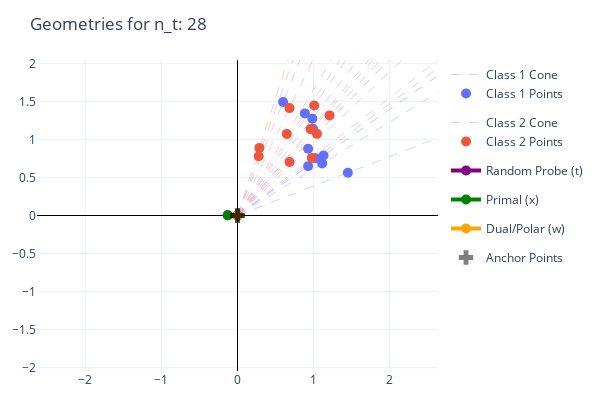
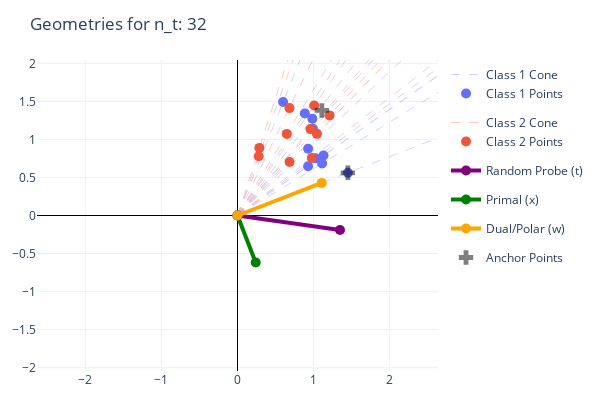
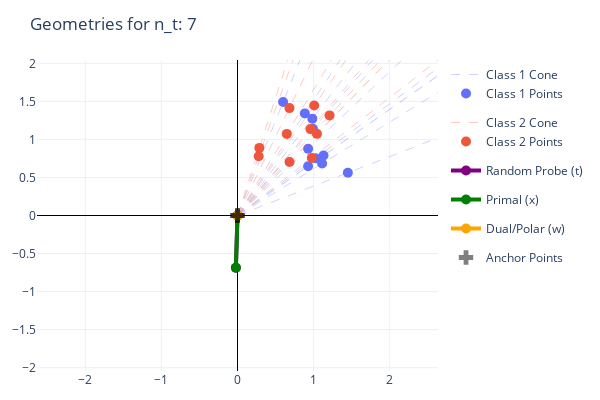
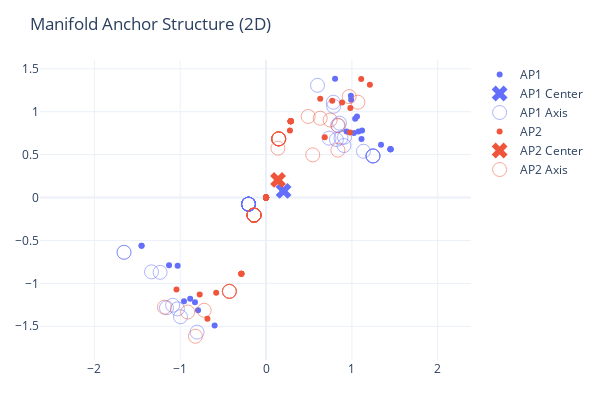

Notebook cell for these charts, in order:
### Code cell
print(f"Geometries: ")
for g in geometries:
    print(g)
for f in figs:
    f.show()

### Figure 1 — Plotly figure (JSON) as saved in the notebook; plotly's stock layout.template omitted (floating-point values rounded to 4 significant figures)
{"data": [{"hoverinfo": "skip", "legendgroup": "group0", "line": {"color": "#636EFA", "dash": "dash", "width": 1}, "mode": "lines", "name": "Class 1 Cone", "opacity": 0.3, "type": "scatter", "x": [0.0, 6.751, NaN, 0.0, 6.118, NaN, 0.0, 3.579, NaN, 0.0, 8.663, NaN, 0.0, 5.54, NaN, 0.0, 5.922, NaN, 0.0, 6.643, NaN, 0.0, 5.543, NaN, 0.0, 5.284, NaN, 0.0, 5.872, NaN], "y": [0.0, 4.712, NaN, 0.0, 4.494, NaN, 0.0, 8.906, NaN, 0.0, 3.352, NaN, 0.0, 3.86, NaN, 0.0, 6.81, NaN, 0.0, 4.079, NaN, 0.0, 5.239, NaN, 0.0, 8.016, NaN, 0.0, 7.603, NaN]}, {"legendgroup": "group0", "marker": {"color": "#636EFA", "size": 10}, "mode": "markers", "name": "Class 1 Points", "type": "scatter", "x": [1.13, 1.024, 0.5992, 1.45, 0.9275, 0.9915, 1.112, 0.9281, 0.8847, 0.9831], "y": [0.7889, 0.7523, 1.491, 0.5612, 0.6462, 1.14, 0.6828, 0.8771, 1.342, 1.273]}, {"hoverinfo": "skip", "legendgroup": "group1", "line": {"color": "#EF553B", "dash": "dash", "width": 1}, "mode": "lines", "name": "Class 2 Cone", "opacity": 0.3, "type": "scatter", "x": [0.0, 6.023, NaN, 0.0, 5.727, NaN, 0.0, 1.716, NaN, 0.0, 4.079, NaN, 0.0, 5.835, NaN, 0.0, 6.233, NaN, 0.0, 7.228, NaN, 0.0, 4.086, NaN, 0.0, 1.663, NaN, 0.0, 3.87, NaN], "y": [0.0, 8.634, NaN, 0.0, 6.781, NaN, 0.0, 5.305, NaN, 0.0, 8.43, NaN, 0.0, 4.523, NaN, 0.0, 6.408, NaN, 0.0, 7.856, NaN, 0.0, 4.194, NaN, 0.0, 4.657, NaN, 0.0, 6.406, NaN]}, {"legendgroup": "group1", "marker": {"color": "#EF553B", "size": 10}, "mode": "markers", "name": "Class 2 Points", "type": "scatter", "x": [1.008, 0.9588, 0.2873, 0.683, 0.9769, 1.044, 1.21, 0.684, 0.2785, 0.6479], "y": [1.446, 1.135, 0.8882, 1.411, 0.7573, 1.073, 1.315, 0.7021, 0.7797, 1.072]}, {"line": {"color": "purple", "width": 4}, "marker": {"color": "purple", "size": 10, "symbol": "circle"}, "mode": "lines+markers", "name": "Random Probe (t)", "type": "scatter", "x": [0.0, -0.1286], "y": [0.0, 0.002845]}, {"line": {"color": "green", "width": 4}, "marker": {"color": "green", "size": 10, "symbol": "circle"}, "mode": "lines+markers", "name": "Primal (x)", "type": "scatter", "x": [0.0, -0.1286], "y": [0.0, 0.00284]}, {"line": {"color": "orange", "width": 4}, "marker": {"color": "orange", "size": 10, "symbol": "circle"}, "mode": "lines+markers", "name": "Dual/Polar (w)", "type": "scatter", "x": [0.0, -8.628e-06], "y": [0.0, 4.88e-06]}, {"marker": {"color": "black", "opacity": 0.5, "size": 12, "symbol": "cross"}, "mode": "markers", "name": "Anchor Points", "type": "scatter", "x": [0.0, 0.0], "y": [0.0, 0.0]}], "layout": {"height": 400, "margin": {"b": 20, "l": 20, "r": 20, "t": 60}, "title": {"text": "Geometries for n_t: 28"}, "width": 600, "xaxis": {"range": [-1.991, 1.991], "zeroline": true, "zerolinecolor": "black", "zerolinewidth": 1}, "yaxis": {"range": [-1.991, 1.991], "scaleanchor": "x", "scaleratio": 1, "zeroline": true, "zerolinecolor": "black", "zerolinewidth": 1}}}

### Figure 2 — Plotly figure (JSON) as saved in the notebook; plotly's stock layout.template omitted (floating-point values rounded to 4 significant figures)
{"data": [{"hoverinfo": "skip", "legendgroup": "group0", "line": {"color": "#636EFA", "dash": "dash", "width": 1}, "mode": "lines", "name": "Class 1 Cone", "opacity": 0.3, "type": "scatter", "x": [0.0, 6.751, NaN, 0.0, 6.118, NaN, 0.0, 3.579, NaN, 0.0, 8.663, NaN, 0.0, 5.54, NaN, 0.0, 5.922, NaN, 0.0, 6.643, NaN, 0.0, 5.543, NaN, 0.0, 5.284, NaN, 0.0, 5.872, NaN], "y": [0.0, 4.712, NaN, 0.0, 4.494, NaN, 0.0, 8.906, NaN, 0.0, 3.352, NaN, 0.0, 3.86, NaN, 0.0, 6.81, NaN, 0.0, 4.079, NaN, 0.0, 5.239, NaN, 0.0, 8.016, NaN, 0.0, 7.603, NaN]}, {"legendgroup": "group0", "marker": {"color": "#636EFA", "size": 10}, "mode": "markers", "name": "Class 1 Points", "type": "scatter", "x": [1.13, 1.024, 0.5992, 1.45, 0.9275, 0.9915, 1.112, 0.9281, 0.8847, 0.9831], "y": [0.7889, 0.7523, 1.491, 0.5612, 0.6462, 1.14, 0.6828, 0.8771, 1.342, 1.273]}, {"hoverinfo": "skip", "legendgroup": "group1", "line": {"color": "#EF553B", "dash": "dash", "width": 1}, "mode": "lines", "name": "Class 2 Cone", "opacity": 0.3, "type": "scatter", "x": [0.0, 6.023, NaN, 0.0, 5.727, NaN, 0.0, 1.716, NaN, 0.0, 4.079, NaN, 0.0, 5.835, NaN, 0.0, 6.233, NaN, 0.0, 7.228, NaN, 0.0, 4.086, NaN, 0.0, 1.663, NaN, 0.0, 3.87, NaN], "y": [0.0, 8.634, NaN, 0.0, 6.781, NaN, 0.0, 5.305, NaN, 0.0, 8.43, NaN, 0.0, 4.523, NaN, 0.0, 6.408, NaN, 0.0, 7.856, NaN, 0.0, 4.194, NaN, 0.0, 4.657, NaN, 0.0, 6.406, NaN]}, {"legendgroup": "group1", "marker": {"color": "#EF553B", "size": 10}, "mode": "markers", "name": "Class 2 Points", "type": "scatter", "x": [1.008, 0.9588, 0.2873, 0.683, 0.9769, 1.044, 1.21, 0.684, 0.2785, 0.6479], "y": [1.446, 1.135, 0.8882, 1.411, 0.7573, 1.073, 1.315, 0.7021, 0.7797, 1.072]}, {"line": {"color": "purple", "width": 4}, "marker": {"color": "purple", "size": 10, "symbol": "circle"}, "mode": "lines+markers", "name": "Random Probe (t)", "type": "scatter", "x": [0.0, 1.347], "y": [0.0, -0.1897]}, {"line": {"color": "green", "width": 4}, "marker": {"color": "green", "size": 10, "symbol": "circle"}, "mode": "lines+markers", "name": "Primal (x)", "type": "scatter", "x": [0.0, 0.2392], "y": [0.0, -0.6182]}, {"line": {"color": "orange", "width": 4}, "marker": {"color": "orange", "size": 10, "symbol": "circle"}, "mode": "lines+markers", "name": "Dual/Polar (w)", "type": "scatter", "x": [0.0, 1.107], "y": [0.0, 0.4285]}, {"marker": {"color": "black", "opacity": 0.5, "size": 12, "symbol": "cross"}, "mode": "markers", "name": "Anchor Points", "type": "scatter", "x": [1.45, 1.109], "y": [0.5612, 1.381]}], "layout": {"height": 400, "margin": {"b": 20, "l": 20, "r": 20, "t": 60}, "title": {"text": "Geometries for n_t: 32"}, "width": 600, "xaxis": {"range": [-1.991, 1.991], "zeroline": true, "zerolinecolor": "black", "zerolinewidth": 1}, "yaxis": {"range": [-1.991, 1.991], "scaleanchor": "x", "scaleratio": 1, "zeroline": true, "zerolinecolor": "black", "zerolinewidth": 1}}}

### Figure 3 — Plotly figure (JSON) as saved in the notebook; plotly's stock layout.template omitted (floating-point values rounded to 4 significant figures)
{"data": [{"hoverinfo": "skip", "legendgroup": "group0", "line": {"color": "#636EFA", "dash": "dash", "width": 1}, "mode": "lines", "name": "Class 1 Cone", "opacity": 0.3, "type": "scatter", "x": [0.0, 6.751, NaN, 0.0, 6.118, NaN, 0.0, 3.579, NaN, 0.0, 8.663, NaN, 0.0, 5.54, NaN, 0.0, 5.922, NaN, 0.0, 6.643, NaN, 0.0, 5.543, NaN, 0.0, 5.284, NaN, 0.0, 5.872, NaN], "y": [0.0, 4.712, NaN, 0.0, 4.494, NaN, 0.0, 8.906, NaN, 0.0, 3.352, NaN, 0.0, 3.86, NaN, 0.0, 6.81, NaN, 0.0, 4.079, NaN, 0.0, 5.239, NaN, 0.0, 8.016, NaN, 0.0, 7.603, NaN]}, {"legendgroup": "group0", "marker": {"color": "#636EFA", "size": 10}, "mode": "markers", "name": "Class 1 Points", "type": "scatter", "x": [1.13, 1.024, 0.5992, 1.45, 0.9275, 0.9915, 1.112, 0.9281, 0.8847, 0.9831], "y": [0.7889, 0.7523, 1.491, 0.5612, 0.6462, 1.14, 0.6828, 0.8771, 1.342, 1.273]}, {"hoverinfo": "skip", "legendgroup": "group1", "line": {"color": "#EF553B", "dash": "dash", "width": 1}, "mode": "lines", "name": "Class 2 Cone", "opacity": 0.3, "type": "scatter", "x": [0.0, 6.023, NaN, 0.0, 5.727, NaN, 0.0, 1.716, NaN, 0.0, 4.079, NaN, 0.0, 5.835, NaN, 0.0, 6.233, NaN, 0.0, 7.228, NaN, 0.0, 4.086, NaN, 0.0, 1.663, NaN, 0.0, 3.87, NaN], "y": [0.0, 8.634, NaN, 0.0, 6.781, NaN, 0.0, 5.305, NaN, 0.0, 8.43, NaN, 0.0, 4.523, NaN, 0.0, 6.408, NaN, 0.0, 7.856, NaN, 0.0, 4.194, NaN, 0.0, 4.657, NaN, 0.0, 6.406, NaN]}, {"legendgroup": "group1", "marker": {"color": "#EF553B", "size": 10}, "mode": "markers", "name": "Class 2 Points", "type": "scatter", "x": [1.008, 0.9588, 0.2873, 0.683, 0.9769, 1.044, 1.21, 0.684, 0.2785, 0.6479], "y": [1.446, 1.135, 0.8882, 1.411, 0.7573, 1.073, 1.315, 0.7021, 0.7797, 1.072]}, {"line": {"color": "purple", "width": 4}, "marker": {"color": "purple", "size": 10, "symbol": "circle"}, "mode": "lines+markers", "name": "Random Probe (t)", "type": "scatter", "x": [0.0, -0.02138], "y": [0.0, -0.6868]}, {"line": {"color": "green", "width": 4}, "marker": {"color": "green", "size": 10, "symbol": "circle"}, "mode": "lines+markers", "name": "Primal (x)", "type": "scatter", "x": [0.0, -0.02141], "y": [0.0, -0.6868]}, {"line": {"color": "orange", "width": 4}, "marker": {"color": "orange", "size": 10, "symbol": "circle"}, "mode": "lines+markers", "name": "Dual/Polar (w)", "type": "scatter", "x": [0.0, 2.537e-05], "y": [0.0, -2.021e-05]}, {"marker": {"color": "black", "opacity": 0.5, "size": 12, "symbol": "cross"}, "mode": "markers", "name": "Anchor Points", "type": "scatter", "x": [0.0, 0.0], "y": [0.0, 0.0]}], "layout": {"height": 400, "margin": {"b": 20, "l": 20, "r": 20, "t": 60}, "title": {"text": "Geometries for n_t: 7"}, "width": 600, "xaxis": {"range": [-1.991, 1.991], "zeroline": true, "zerolinecolor": "black", "zerolinewidth": 1}, "yaxis": {"range": [-1.991, 1.991], "scaleanchor": "x", "scaleratio": 1, "zeroline": true, "zerolinecolor": "black", "zerolinewidth": 1}}}

### Figure 4 — Plotly figure (JSON) as saved in the notebook; plotly's stock layout.template omitted (floating-point values rounded to 4 significant figures)
{"data": [{"marker": {"color": "#636EFA"}, "mode": "markers", "name": "AP1", "type": "scatter", "x": [-0.9559, 0.0, 1.038, 1.45, 0.0, 1.45, 0.0, 0.0, 1.06, -1.45, 0.0, 0.9885, 0.0, 0.0, -0.5992, 1.112, 0.0, -1.45, -0.8838, 0.8043, 1.077, 1.024, 1.45, -0.7922, 0.0, 0.938, -1.13, 1.119, 0.0, 0.0, 0.0, -1.03, 1.45, 0.0, 0.9915, 1.339, 0.0, 0.0, -0.828, 0.0], "y": [-1.207, 0.0, 0.9189, 0.5612, 0.0, 0.5612, 0.0, 0.0, 0.9437, -0.5612, 0.0, 1.187, 0.0, 0.0, -1.491, 0.6828, 0.0, -0.5612, -1.178, 1.384, 0.7706, 0.7523, 0.5612, -1.312, 0.0, 0.7683, -0.7889, 0.7802, 0.0, 0.0, 0.0, -0.7947, 0.5612, 0.0, 1.14, 0.6156, 0.0, 0.0, -1.22, 0.0]}, {"marker": {"color": "#636EFA", "size": 14, "symbol": "x"}, "mode": "markers", "name": "AP1 Center", "type": "scatter", "x": [0.2043], "y": [0.07683]}, {"marker": {"color": "#636EFA", "opacity": 0.5, "size": 14, "symbol": "circle-open"}, "mode": "markers", "name": "AP1 Axis", "type": "scatter", "x": [-1.16, -0.2043, 0.8339, 1.246, -0.2043, 1.246, -0.2043, -0.2043, 0.8557, -1.655, -0.2043, 0.7842, -0.2043, -0.2043, -0.8035, 0.9078, -0.2043, -1.655, -1.088, 0.6, 0.8728, 0.8199, 1.246, -0.9965, -0.2043, 0.7337, -1.335, 0.9143, -0.2043, -0.2043, -0.2043, -1.234, 1.246, -0.2043, 0.7872, 1.135, -0.2043, -0.2043, -1.032, -0.2043], "y": [-1.284, -0.07683, 0.8421, 0.4844, -0.07683, 0.4844, -0.07683, -0.07683, 0.8669, -0.6381, -0.07683, 1.11, -0.07683, -0.07683, -1.568, 0.606, -0.07683, -0.6381, -1.255, 1.307, 0.6938, 0.6755, 0.4844, -1.389, -0.07683, 0.6914, -0.8657, 0.7034, -0.07683, -0.07683, -0.07683, -0.8715, 0.4844, -0.07683, 1.063, 0.5388, -0.07683, -0.07683, -1.297, -0.07683]}, {"marker": {"color": "#EF553B"}, "mode": "markers", "name": "AP2", "type": "scatter", "x": [-0.2873, 0.0, 0.8865, 0.9769, 0.2785, 1.21, 0.0, 0.0, 0.2873, -1.044, 0.6313, 0.2873, 0.2873, 0.0, -0.2873, 0.0, 0.0, 0.0, -0.7732, 0.2873, 0.0, 0.2873, 0.684, -0.581, 0.0, 0.2873, 0.0, 0.982, 0.0, 0.0, 0.0, -0.2873, 1.109, 0.2873, 0.2873, 0.7711, 0.0, -0.683, -0.2873, 0.0], "y": [-0.8882, 0.0, 1.108, 0.7573, 0.7797, 1.315, 0.0, 0.0, 0.8882, -1.073, 1.15, 0.8882, 0.8882, 0.0, -0.8882, 0.0, 0.0, 0.0, -1.129, 0.8882, 0.0, 0.8882, 0.7021, -1.109, 0.0, 0.8882, 0.0, 1.043, 0.0, 0.0, 0.0, -0.8882, 1.381, 0.8882, 0.8882, 1.129, 0.0, -1.411, -0.8882, 0.0]}, {"marker": {"color": "#EF553B", "size": 14, "symbol": "x"}, "mode": "markers", "name": "AP2 Center", "type": "scatter", "x": [0.1399], "y": [0.2049]}, {"marker": {"color": "#EF553B", "opacity": 0.5, "size": 14, "symbol": "circle-open"}, "mode": "markers", "name": "AP2 Axis", "type": "scatter", "x": [-0.4272, -0.1399, 0.7466, 0.837, 0.1386, 1.07, -0.1399, -0.1399, 0.1473, -1.183, 0.4913, 0.1473, 0.1473, -0.1399, -0.4272, -0.1399, -0.1399, -0.1399, -0.9131, 0.1473, -0.1399, 0.1473, 0.5441, -0.7209, -0.1399, 0.1473, -0.1399, 0.842, -0.1399, -0.1399, -0.1399, -0.4272, 0.9686, 0.1473, 0.1473, 0.6312, -0.1399, -0.8229, -0.4272, -0.1399], "y": [-1.093, -0.2049, 0.9032, 0.5524, 0.5748, 1.11, -0.2049, -0.2049, 0.6833, -1.278, 0.9447, 0.6833, 0.6833, -0.2049, -1.093, -0.2049, -0.2049, -0.2049, -1.334, 0.6833, -0.2049, 0.6833, 0.4972, -1.313, -0.2049, 0.6833, -0.2049, 0.8381, -0.2049, -0.2049, -0.2049, -1.093, 1.176, 0.6833, 0.6833, 0.924, -0.2049, -1.616, -1.093, -0.2049]}], "layout": {"height": 400, "margin": {"b": 40, "l": 40, "r": 40, "t": 60}, "title": {"text": "Manifold Anchor Structure (2D)"}, "width": 600, "xaxis": {"scaleanchor": "y", "scaleratio": 1}, "yaxis": {"constrain": "domain"}}}
